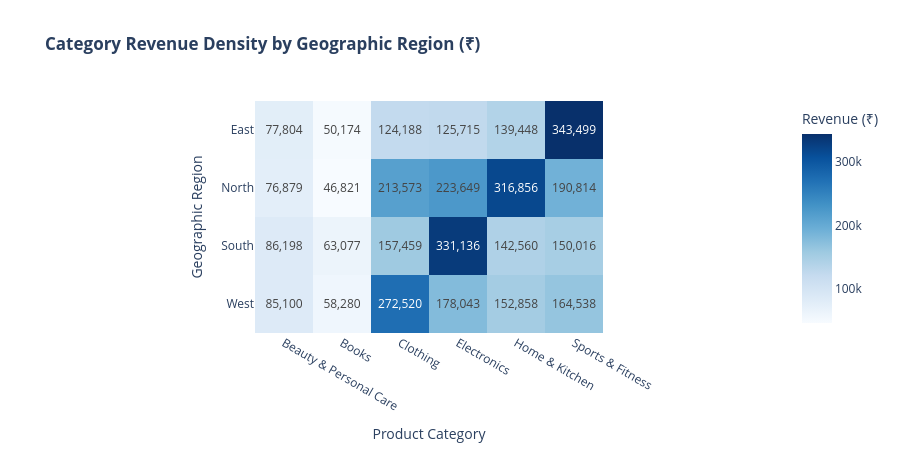

Here is the notebook cell this chart was saved with:
### Markdown cell above
### 🔎 Interpretation of Chart 4: Payment Method Adoption
- **Dominance of Digital Instant Payments:** **UPI** and **Credit Card** represent over **60% of total revenue**, reflecting seamless checkout flows and zero friction during payment.
- **Low Cash-on-Delivery (COD):** Low COD share indicates high customer trust and minimal return/RTO (Return to Origin) logistics risk, typical of mature digital shoppers.

### Code cell
# Chart 5: Category-by-Region Cross-Tabulation Heatmap
pivot_cat_reg = df_trans.pivot_table(
    index="Region",
    columns="Product_Category",
    values="Total_Purchase_Value",
    aggfunc="sum",
    fill_value=0,
).round(0)

fig5 = px.imshow(
    pivot_cat_reg,
    labels=dict(x="Product Category", y="Geographic Region", color="Revenue (₹)"),
    x=pivot_cat_reg.columns,
    y=pivot_cat_reg.index,
    color_continuous_scale="Blues",
    text_auto=",.0f",
    title="<b>Category Revenue Density by Geographic Region (₹)</b>",
)
fig5.update_layout(height=450)
fig5.show()

### Figure 1 — Plotly figure (JSON) as saved in the notebook; plotly's stock layout.template omitted (floating-point values rounded to 4 significant figures)
{"data": [{"coloraxis": "coloraxis", "hovertemplate": "Product Category: %{x}<br>Geographic Region: %{y}<br>Revenue (₹): %{z}<extra></extra>", "name": "0", "texttemplate": "%{z:,.0f}", "type": "heatmap", "x": ["Beauty & Personal Care", "Books", "Clothing", "Electronics", "Home & Kitchen", "Sports & Fitness"], "xaxis": "x", "y": ["East", "North", "South", "West"], "yaxis": "y", "z": [[77800.0, 50170.0, 124200.0, 125700.0, 139400.0, 343500.0], [76880.0, 46820.0, 213600.0, 223600.0, 316900.0, 190800.0], [86200.0, 63080.0, 157500.0, 331100.0, 142600.0, 150000.0], [85100.0, 58280.0, 272500.0, 178000.0, 152900.0, 164500.0]]}], "layout": {"coloraxis": {"autocolorscale": false, "colorbar": {"title": {"text": "Revenue (₹)"}}, "colorscale": [[0.0, "rgb(247,251,255)"], [0.125, "rgb(222,235,247)"], [0.25, "rgb(198,219,239)"], [0.375, "rgb(158,202,225)"], [0.5, "rgb(107,174,214)"], [0.625, "rgb(66,146,198)"], [0.75, "rgb(33,113,181)"], [0.875, "rgb(8,81,156)"], [1.0, "rgb(8,48,107)"]]}, "height": 450, "title": {"text": "<b>Category Revenue Density by Geographic Region (₹)</b>"}, "xaxis": {"anchor": "y", "constrain": "domain", "domain": [0.0, 1.0], "scaleanchor": "y", "title": {"text": "Product Category"}}, "yaxis": {"anchor": "x", "autorange": "reversed", "constrain": "domain", "domain": [0.0, 1.0], "title": {"text": "Geographic Region"}}}}
